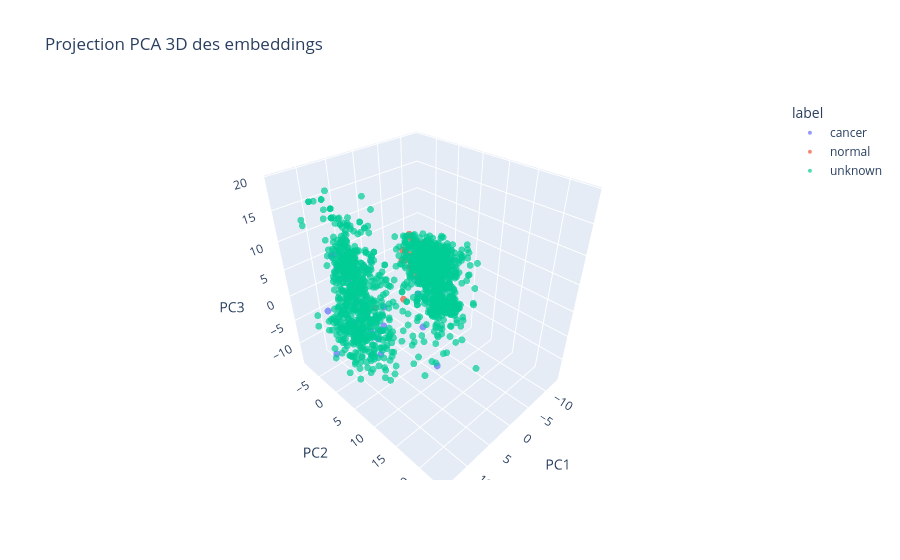

Notebook code cell kept with this figure:
### Code cell
# Projection PCA 3D
import plotly.express as px

fig = px.scatter_3d(
    viz_df,
    x="PC1",
    y="PC2",
    z="PC3",
    color="label",
    title="Projection PCA 3D des embeddings",
    opacity=0.7,
    hover_data=["path", "label", "split"]
)

fig.update_traces(marker=dict(size=4))
fig.write_html("pca_3d_plot.html")
print("Graphique interactif sauvegardé dans pca_3d_plot.html")
fig.show()

### Figure 1 — Plotly figure (JSON) as saved in the notebook; plotly's stock layout.template omitted (floating-point values rounded to 4 significant figures; data arrays with more than 128 entries replaced by an {"elided": "..."} marker saying what was removed)
{"data": [{"customdata": {"elided": "50x3 str values"}, "hovertemplate": "label=%{customdata[1]}<br>PC1=%{x}<br>PC2=%{y}<br>PC3=%{z}<br>path=%{customdata[0]}<br>split=%{customdata[2]}<extra></extra>", "legendgroup": "cancer", "marker": {"color": "#636efa", "opacity": 0.7, "size": 4, "symbol": "circle"}, "mode": "markers", "name": "cancer", "scene": "scene", "showlegend": true, "type": "scatter3d", "x": [8.396, -8.552, -6.109, -1.964, 6.257, 12.05, 4.568, 4.7, 5.841, -7.524, -5.97, 10.99, 6.868, -3.735, 1.438, 7.495, -4.824, -8.331, -10.7, 3.904, 2.472, -0.5827, -4.288, 9.152, 14.06, -3.894, 5.354, 2.952, 7.309, 4.953, 6.475, 9.599, 7.363, -0.8118, 7.747, 8.347, 4.682, -7.824, 8.841, 8.721, 5.876, 8.162, 3.85, -2.627, 6.574, 8.965, 5.683, -2.479, -7.392, -6.362], "y": [-2.436, -4.023, -2.111, 6.66, 14.88, -3.578, -0.3381, 1.357, -4.18, 0.799, -1.671, -1.932, -4.293, 6.762, 12.66, -6.742, 6.989, -0.7298, -2.078, -2.221, -1.972, 11.49, 6.042, -4.365, 0.5313, 0.3007, -2.293, 10.11, -3.669, -2.371, -3.874, -1.123, -2.175, 4.684, -2.797, -2.653, -1.015, 3.527, -0.7791, 0.158, -5.825, -2.708, -7.747, 6.065, 1.972, -5.483, -5.231, 7.466, -1.713, -1.401], "z": [7.176, -2.804, -3.557, -0.5703, -4.354, -1.164, -7.894, -1.696, 4.936, -3.543, -3.43, -4.207, 4.736, -4.316, 3.36, 3.246, 0.6565, -3.618, 2.067, 5.074, -8.885, 1.342, -0.411, 7.586, -6.317, -3.962, 4.49, 1.083, -6.33, -8.914, -2.799, 6.015, -7.965, -7.139, 1.564, -7.717, -9.984, -2.484, 7.08, -6.258, 0.972, -5.919, -4.987, 0.1655, -10.43, 6.792, 3.186, -2.008, 2.276, -2.485]}, {"customdata": {"elided": "50x3 str values"}, "hovertemplate": "label=%{customdata[1]}<br>PC1=%{x}<br>PC2=%{y}<br>PC3=%{z}<br>path=%{customdata[0]}<br>split=%{customdata[2]}<extra></extra>", "legendgroup": "normal", "marker": {"color": "#EF553B", "opacity": 0.7, "size": 4, "symbol": "circle"}, "mode": "markers", "name": "normal", "scene": "scene", "showlegend": true, "type": "scatter3d", "x": [-11.16, -9.657, -10.42, -6.729, -6.661, -5.885, -6.225, -7.919, -8.477, -4.933, -7.39, -10.07, -8.218, -10.29, -9.801, -5.026, -8.706, 6.729, -5.707, -9.871, -7.895, -8.65, -8.055, -10.48, -11.36, -8.784, -7.253, -5.104, -7.318, -7.633, -1.654, -6.148, -10.6, -6.56, -7.525, -8.32, -9.762, -8.662, -7.795, 4.149, -9.757, -10.45, -9.075, -6.631, -7.325, -8.349, -5.104, -8.426, -10.36, -10.42], "y": [-3.826, -5.493, -4.023, -6.938, 1.446, -3.057, -5.438, -5.913, -4.674, -2.517, -2.034, 0.6098, 2.384, -7.705, -0.07139, 4.009, -7.291, -2.642, -3.649, -4.336, -3.114, -3.377, -2.473, -1.672, -3.475, -2.31, -3.641, -1.264, -4.458, -6.86, -1.053, -5.932, -4.425, -1.873, -4.74, 1.09, -4.641, -5.438, -1.996, -1.911, -3.031, -2.885, -4.004, 3.402, -4.961, 1.18, -1.264, -2.338, -3.392, -8.735], "z": [-1.866, 1.416, 1.057, -1.41, 2.638, -1.348, -0.5319, 3.405, -2.106, 0.9586, -0.7535, -0.1824, 4.536, 0.3362, -1.284, 4.685, -0.9404, 6.044, -1.035, 2.103, 1.725, -3.644, -0.6381, -1.096, -0.1731, -0.2048, -3.694, 0.8353, 3.521, 0.1012, -4.7, 1.469, 0.6788, 2.855, 2.602, -1.727, 0.1589, -0.4429, -1.128, -3.906, 0.5288, -1.749, -4.133, 1.35, -2.246, -0.1737, 0.8353, 1.372, 0.8467, 1.963]}, {"customdata": {"elided": "1406x3 str values"}, "hovertemplate": "label=%{customdata[1]}<br>PC1=%{x}<br>PC2=%{y}<br>PC3=%{z}<br>path=%{customdata[0]}<br>split=%{customdata[2]}<extra></extra>", "legendgroup": "unknown", "marker": {"color": "#00cc96", "opacity": 0.7, "size": 4, "symbol": "circle"}, "mode": "markers", "name": "unknown", "scene": "scene", "showlegend": true, "type": "scatter3d", "x": {"elided": "1406 float values"}, "y": {"elided": "1406 float values"}, "z": {"elided": "1406 float values"}}], "layout": {"legend": {"title": {"text": "label"}, "tracegroupgap": 0}, "scene": {"domain": {"x": [0, 1], "y": [0, 1]}, "xaxis": {"title": {"text": "PC1"}}, "yaxis": {"title": {"text": "PC2"}}, "zaxis": {"title": {"text": "PC3"}}}, "title": {"text": "Projection PCA 3D des embeddings"}}}
